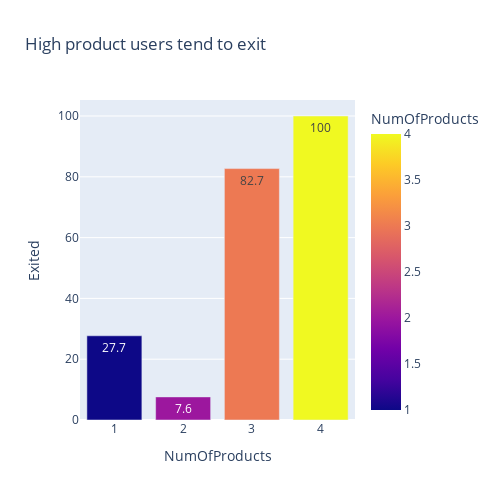

Here is the notebook cell this chart was saved with:
### Markdown cell above
### 9.7

### Code cell
product_data = churn_data.groupby(
    by='NumOfProducts',
    as_index=False
)[['Exited']].mean()
product_data['Exited']=(product_data['Exited']*100).round(decimals=1)
fig = px.bar(
    data_frame=product_data, 
    x="NumOfProducts", 
    y="Exited", 
    color="NumOfProducts", 
    text = 'Exited',
    orientation='v',
    height=500,
    width=500,
    title='High product users tend to exit'
)
fig.show()

### Figure 1 — Plotly figure (JSON) as saved in the notebook; plotly's stock layout.template omitted (floating-point values rounded to 4 significant figures)
{"data": [{"alignmentgroup": "True", "hovertemplate": "NumOfProducts=%{marker.color}<br>Exited=%{text}<extra></extra>", "legendgroup": "", "marker": {"color": [1, 2, 3, 4], "coloraxis": "coloraxis", "pattern": {"shape": ""}}, "name": "", "offsetgroup": "", "orientation": "v", "showlegend": false, "text": [27.7, 7.6, 82.7, 100], "textposition": "auto", "type": "bar", "x": [1, 2, 3, 4], "xaxis": "x", "y": [27.7, 7.6, 82.7, 100], "yaxis": "y"}], "layout": {"barmode": "relative", "coloraxis": {"colorbar": {"title": {"text": "NumOfProducts"}}, "colorscale": [[0, "#0d0887"], [0.1111, "#46039f"], [0.2222, "#7201a8"], [0.3333, "#9c179e"], [0.4444, "#bd3786"], [0.5556, "#d8576b"], [0.6667, "#ed7953"], [0.7778, "#fb9f3a"], [0.8889, "#fdca26"], [1, "#f0f921"]]}, "height": 500, "legend": {"tracegroupgap": 0}, "title": {"text": "High product users tend to exit"}, "width": 500, "xaxis": {"anchor": "y", "domain": [0, 1], "title": {"text": "NumOfProducts"}}, "yaxis": {"anchor": "x", "domain": [0, 1], "title": {"text": "Exited"}}}}
